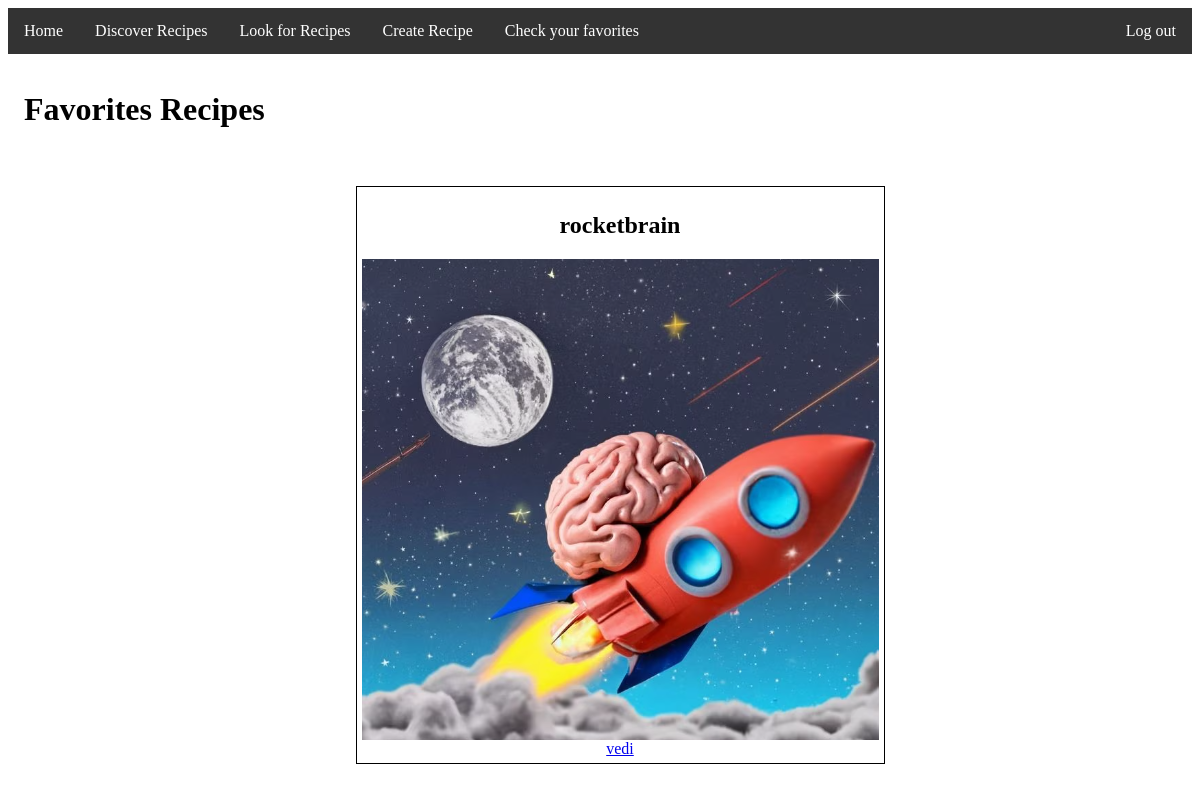
Before: /favorite/ (signed in) with the older database file.
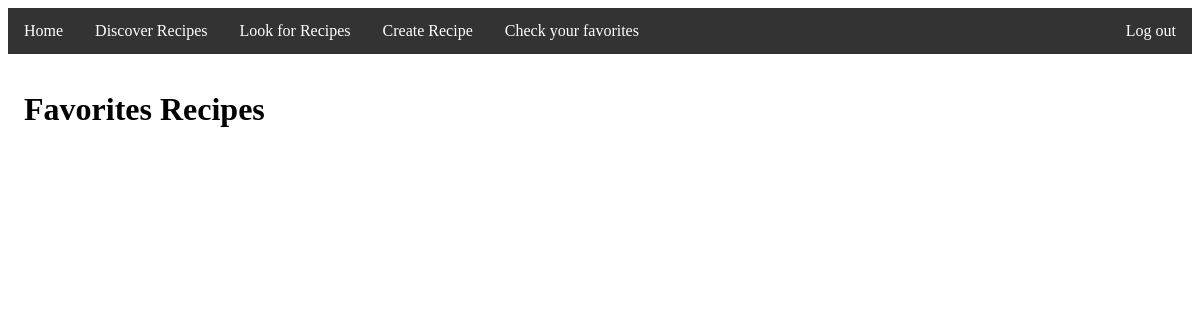
After: the same page with the newer database file.
### recipes/models.py (models this page shows, shortened)
class Favorite(models.Model):
    user = models.ForeignKey(User, on_delete=models.CASCADE)
    recipe = models.ForeignKey(Recipe, on_delete=models.CASCADE)

class Recipe(models.Model):
    title = models.CharField(max_length=200)
    author = models.ForeignKey(User, on_delete=models.CASCADE, default='', null=True)
    category = models.ForeignKey(Category, on_delete=models.CASCADE)
    description = models.TextField(max_length=2000)
    ingredients = models.CharField(max_length=2000, default='')
    instructions = models.CharField(max_length=2000, default='')
    image = models.ImageField(upload_to='images/', default='')

### recipes/views.py (the view)
# urls.py: path('favorite/', views.FavoriteListView.as_view(), name="favorite-list"),
class FavoriteListView(ListView):
    model = models.Favorite
    template_name = 'Favorite_list.html'
    context_object_name = 'favorites'
    def get_queryset(self):
        return models.Favorite.objects.filter(user=self.request.user)

### templates/Favorite_list.html (shortened to what this page needs)
{% extends 'base.html' %}
{% block content %}
    <h1>Favorites Recipes</h1>
    <div class="recipes">
        <ul>
            {% for favorite in favorites %}
                <div class="box">
                    <h2>{{ favorite.recipe.title }}</h2>
                    {% if favorite.recipe.image %}
                        <img class="recipe_img" src="{{ favorite.recipe.image.url }}">
                    {% endif %}
                    <li><a href="{% url 'recipe-detail' favorite.recipe.pk %}">vedi</a></li>
                </div>
            {% endfor %}
        </ul>
    </div>
{% endblock %}

Changed rows visible on the page:
removed Favorite: recipe "rocketbrain", recipe.image (picture)
